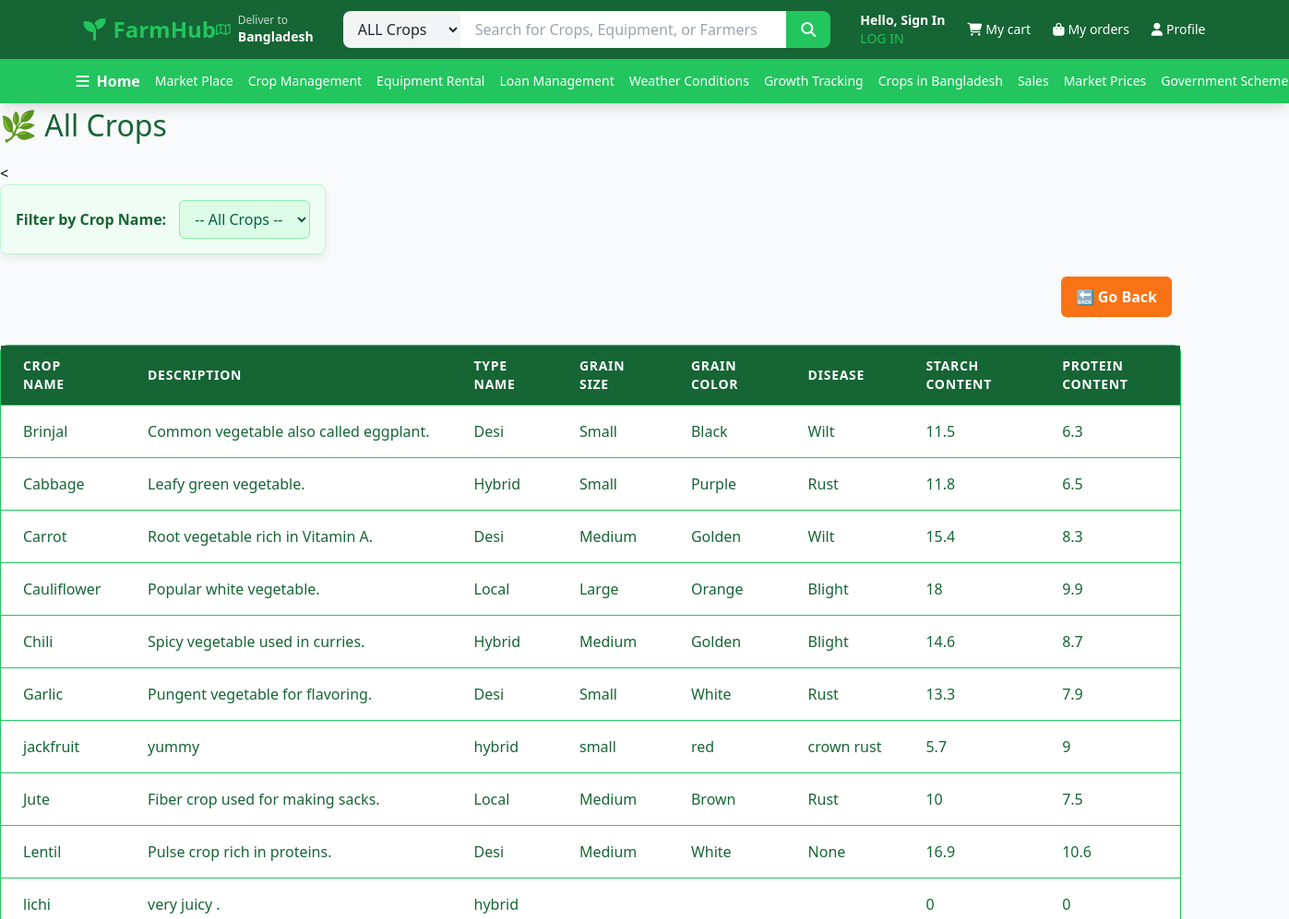
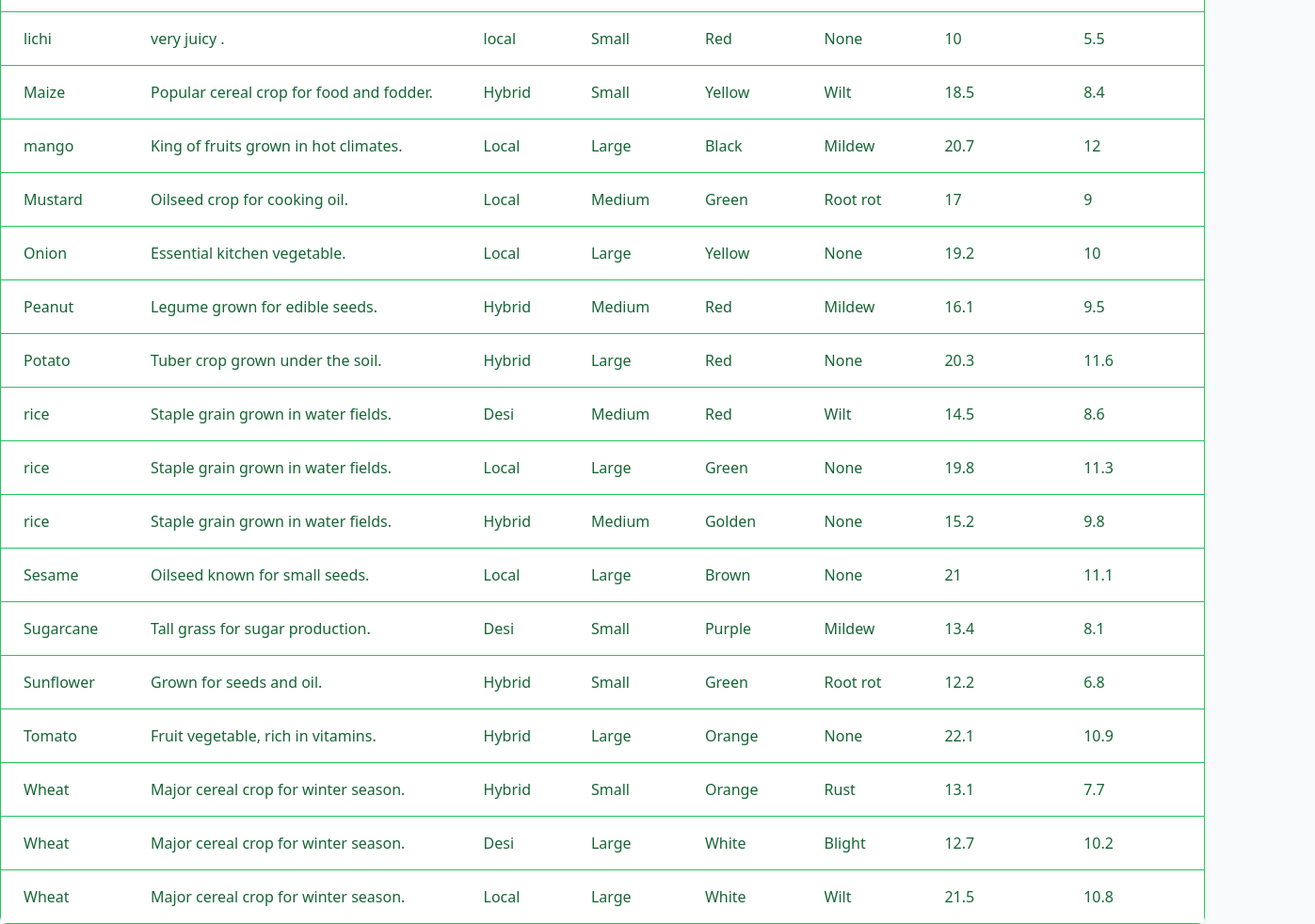
The page /typesofcrops.php on the database its author committed (2 pictures, top to bottom).
### tables this page shows
CREATE TABLE `crop_type` (
  `type_id` int(11) NOT NULL,
  `crop_id` int(11) NOT NULL,
  `type_name` varchar(50) NOT NULL,
  `species` varchar(100) NOT NULL,
  `price` double NOT NULL,
  `grain_size` varchar(50) NOT NULL,
  `grain_color` varchar(50) NOT NULL,
  `disease` varchar(255) NOT NULL,
  `strach_content` float NOT NULL,
  `protein_content` float NOT NULL
);

CREATE TABLE `crop` (
  `crop_id` int(11) NOT NULL,
  `c_name` varchar(50) NOT NULL,
  `season` varchar(50) DEFAULT NULL,
  `expected_yield` double DEFAULT NULL,
  `harvest_time` varchar(50) DEFAULT NULL,
  `c_desp` varchar(50) DEFAULT NULL
);

### typesofcrops.php (the view, shortened to what this page needs)
<?php
$hostname = 'localhost';
$username = 'naba';
$password = '12345';
$database = 'farmsystem';
$connection = mysqli_connect($hostname, $username, $password, $database);
$query = "
    SELECT c.c_name, c.season, c.expected_yield, c.harvest_time, c.c_desp,
           t.type_name, t.species, t.price, t.grain_color, t.grain_size,
           t.disease, t.strach_content, t.protein_content
    FROM crop AS c
    JOIN crop_type AS t ON c.crop_id = t.crop_id
";
$query .= " ORDER BY c.c_name";
$result = mysqli_query($connection, $query);
$crops_type_array = mysqli_fetch_all($result, MYSQLI_ASSOC);
?>
<!DOCTYPE html>
<html lang="en">
<head>
  <script src="https://cdn.tailwindcss.com"></script>
  <link
    rel="stylesheet"
    href="https://cdnjs.cloudflare.com/ajax/libs/font-awesome/6.7.2/css/all.min.css"
  />
</head>
<body class="bg-gray-50">
  <header class="bg-white shadow-lg sticky top-0 z-50">
    <div class="bg-farm-dark text-white">
      <div class="max-w-7xl mx-auto px-4 sm:px-6 lg:px-8">
        <div class="flex items-center justify-between h-16">
          <div class="flex items-center space-x-4">
            <div class="text-2xl font-bold text-farm-green">
              <i class="fas fa-seedling mr-2"></i>FarmHub
            </div>
          </div>
          <div class="hidden md:flex items-center space-x-2 text-sm">
            <i class="fa-regular fa-map text-farm-green"></i>
            <div>
              <p class="text-xs opacity-75">Deliver to</p>
              <p class="font-semibold">Bangladesh</p>
            </div>
          </div>
          <div class="flex-1 max-w-2xl mx-8">
            <div class="relative flex">
              <select
                class="bg-gray-100 text-gray-800 px-3 py-2 rounded-l-lg border-0 focus:ring-2 focus:ring-farm-green"
              >
                <option>ALL Crops</option>
              </select>
              <input
                type="text"
                placeholder="Search for Crops, Equipment, or Farmers"
                class="flex-1 px-4 py-2 text-gray-800 focus:outline-none focus:ring-2 focus:ring-farm-green"
              />
              <button
                class="bg-farm-green hover:bg-green-600 px-4 py-2 rounded-r-lg transition-colors"
              >
                <i class="fa-solid fa-magnifying-glass text-white"></i>
              </button>
            </div>
          </div>
          <div class="flex items-center space-x-6 text-sm">
            <?php if (isset($_SESSION['user_name'])) : ?>
            <div id="user-greeting">
              <p class="font-semibold">
                Hello, <?php echo htmlspecialchars($_SESSION['user_name']); ?>!
              </p>
              <a
                href="logout.php"
                class="text-farm-green hover:text-green-300 transition-colors"
                >LOG OUT</a
              >
            </div>
            <?php else : ?>
            <div id="sign-in-section">
              <a
                href="signup.php"
                class="font-semibold hover:text-farm-green transition-colors"
                >Hello, Sign In</a
              ><br />
              <a
                href="login.php"
                class="text-farm-green hover:text-green-300 transition-colors"
                >LOG IN</a
              >
            </div>
            <?php endif; ?>
            <a
              href="view_cart.php"
              class="flex items-center space-x-1 hover:text-farm-green transition-colors"
            >
              <i class="fa-solid fa-cart-shopping"></i>
              <span class="hidden md:inline">My cart</span>
            </a>
            <a
              href="#"
              class="flex items-center space-x-1 hover:text-farm-green transition-colors"
            >
              <i class="fa-solid fa-bag-shopping"></i>
              <span class="hidden md:inline">My orders</span>
            </a>
            <a
              href="userdashboard.php"
              class="flex items-center space-x-1 hover:text-farm-green transition-colors"
            >
              <i class="fa-solid fa-user"></i>
              <span class="hidden md:inline">Profile</span>
            </a>
          </div>
        </div>
      </div>
    </div>
    <nav class="bg-farm-green text-white">
      <div class="max-w-7xl mx-auto px-2 sm:px-4 lg:px-6">
        <div class="flex items-center justify-between h-12 w-full">
          <div class="flex items-center space-x-2 mr-4">
            <i class="fa-solid fa-bars text-base"></i>
            <span class="font-semibold text-base">
              <a
                href="index.php"
                class="hover:text-farm-light hover:text-[15px] transition-all duration-200"
                >Home</a
              >
            </span>
          </div>
          <div
            class="hidden md:flex flex-1 justify-end space-x-4 text-sm whitespace-nowrap"
          >
               <a
              href="marketlist.php"
              class="hover:text-farm-light hover:text-[15px] transition-all duration-200"
              >Market Place</a
            >
            <a
              href="cropman.php"
              class="hover:text-farm-light hover:text-[15px] transition-all duration-200"
              >Crop Management</a
            >
            <a
              href="rental.php"
              class="hover:text-farm-light hover:text-[15px] transition-all duration-200"
              >Equipment Rental</a
            >
            <a
              href="take_loan.php"
              class="hover:text-farm-light hover:text-[15px] transition-all duration-200"
              >Loan Management</a
            >
            <a
              href="weather.php"
              class="hover:text-farm-light hover:text-[15px] transition-all duration-200"
              >Weather Conditions</a
            >
            <a
              href="growthstage.php"
              class="hover:text-farm-light hover:text-[15px] transition-all duration-200"
              >Growth Tracking</a
            >
            <a
              href="cropsinbd.php"
              class="hover:text-farm-light hover:text-[15px] transition-all duration-200"
              >Crops in Bangladesh</a
            >
            <a
              href="Exp&Sell.php"
              class="hover:text-farm-light hover:text-[15px] transition-all duration-200"
              >Sales</a
            >
            <a
              href="mpman.php"
              class="hover:text-farm-light hover:text-[15px] transition-all duration-200"
              >Market Prices</a
            >
            <a
              href="govt.php"
              class="hover:text-farm-light hover:text-[15px] transition-all duration-200"
              >Government Schemes</a
            >
          </div>
        </div>
      </div>
    </nav>
  </header>
  <div>
  <div class="container">
    <h1 style="color: #166534; font-size: 2rem; margin-bottom: 1rem;">🌿 All Crops</h1>
<
<form method="GET" action="" style="
  background-color: #f0fdf4;
  border: 1px solid #bbf7d0;
  padding: 16px;
  border-radius: 8px;
  width: fit-content;
  box-shadow: 0 4px 8px rgba(22, 101, 52, 0.1);
  margin-bottom: 24px;
">
  <label for="crop_filter" style="font-weight: 600; color: #166534; margin-right: 10px;">
    Filter by Crop Name:
  </label>
  <select
    name="crop_filter"
    id="crop_filter"
    onchange="this.form.submit()"
    style="
      padding: 8px 12px;
      border: 1px solid #86efac;
      border-radius: 6px;
      background-color: #dcfce7;
      color: #065f46;
      font-weight: 500;
      transition: background-color 0.3s ease;
    "
    onmouseover="this.style.backgroundColor='#bbf7d0';"
    onmouseout="this.style.backgroundColor='#dcfce7';"
  >
    <option value="">-- All Crops --</option>
  </select>
</form>
    <div style="margin: 20px 0; text-align: right;">
  <a href="cropman.php"
     style="
       padding: 10px 16px;
       background-color: #f97316;
       color: white;
       text-decoration: none;
       border-radius: 6px;
       margin-right: 10px;
       font-weight: 600;
       transition: background-color 0.3s ease;
       display: inline-block;
     "
     onmouseover="this.style.backgroundColor='#fb923c';"
     onmouseout="this.style.backgroundColor='#f97316';"
  >
    🔙 Go Back
  </a>
</div>
<div style="display: flex; justify-content: center; margin-top: 30px;">
  <div class="rounded-lg shadow-md border border-farm-green bg-white" style="width: 100%;">
    <table class="min-w-full table-auto divide-y divide-farm-green">
      <thead class="bg-farm-header text-white">
        <tr>
          <th class="px-6 py-3 text-left text-sm font-semibold uppercase tracking-wider">Crop Name</th>
          <th class="px-6 py-3 text-left text-sm font-semibold uppercase tracking-wider">Description</th>
          <th class="px-6 py-3 text-left text-sm font-semibold uppercase tracking-wider">Type Name</th>
          <th class="px-6 py-3 text-left text-sm font-semibold uppercase tracking-wider">Grain Size</th>
          <th class="px-6 py-3 text-left text-sm font-semibold uppercase tracking-wider">Grain Color</th>
          <th class="px-6 py-3 text-left text-sm font-semibold uppercase tracking-wider">Disease</th>
          <th class="px-6 py-3 text-left text-sm font-semibold uppercase tracking-wider">Starch Content</th>
          <th class="px-6 py-3 text-left text-sm font-semibold uppercase tracking-wider">Protein Content</th>
        </tr>
      </thead>
      <tbody class="bg-white divide-y divide-farm-green">
        <?php foreach ($crops_type_array as $crop_row): ?>
          <tr class="hover:bg-farm-light transition-colors duration-200 cursor-pointer">
            <td class="px-6 py-4 whitespace-nowrap text-farm-dark font-medium"><?php echo htmlspecialchars($crop_row['c_name']); ?></td>
            <td class="px-6 py-4 whitespace-nowrap text-farm-dark max-w-xl truncate" title="<?php echo htmlspecialchars($crop_row['c_desp']); ?>">
              <?php echo htmlspecialchars($crop_row['c_desp']); ?>
            </td>
            <td class="px-6 py-4 whitespace-nowrap text-farm-dark"><?php echo htmlspecialchars($crop_row['type_name']); ?></td>
            <td class="px-6 py-4 whitespace-nowrap text-farm-dark"><?php echo htmlspecialchars($crop_row['grain_size']); ?></td>
            <td class="px-6 py-4 whitespace-nowrap text-farm-dark"><?php echo htmlspecialchars($crop_row['grain_color']); ?></td>
            <td class="px-6 py-4 whitespace-nowrap text-farm-dark"><?php echo htmlspecialchars($crop_row['disease']); ?></td>
            <td class="px-6 py-4 whitespace-nowrap text-farm-dark"><?php echo htmlspecialchars($crop_row['strach_content']); ?></td>
            <td class="px-6 py-4 whitespace-nowrap text-farm-dark"><?php echo htmlspecialchars($crop_row['protein_content']); ?></td>
          </tr>
        <?php endforeach; ?>
      </tbody>
    </table>
  </div>
</div>
</body>
</html>

### typesofcrops.php (style rules this page uses)
.bg-farm-header { background-color: #166534; }
.border-farm-green { border-color: #86efac; }
.text-farm-dark { color: #065f46; }
.divide-farm-green > :not([hidden]) ~ :not([hidden]) { border-color: #bbf7d0; }

### rows shown on the page
crop_type: crop.c_name "Brinjal", crop.c_desp "Common vegetable also called eggplant.", type_name "Desi", grain_size "Small", grain_color "Black", disease "Wilt", strach_content "11.5", protein_content "6.3"
crop_type: crop.c_name "Cabbage", crop.c_desp "Leafy green vegetable.", type_name "Hybrid", grain_size "Small", grain_color "Purple", disease "Rust", strach_content "11.8", protein_content "6.5"
crop_type: crop.c_name "Carrot", crop.c_desp "Root vegetable rich in Vitamin A.", type_name "Desi", grain_size "Medium", grain_color "Golden", disease "Wilt", strach_content "15.4", protein_content "8.3"
crop_type: crop.c_name "Cauliflower", crop.c_desp "Popular white vegetable.", type_name "Local", grain_size "Large", grain_color "Orange", disease "Blight", strach_content "18", protein_content "9.9"
crop_type: crop.c_name "Chili", crop.c_desp "Spicy vegetable used in curries.", type_name "Hybrid", grain_size "Medium", grain_color "Golden", disease "Blight", strach_content "14.6", protein_content "8.7"
crop_type: crop.c_name "Garlic", crop.c_desp "Pungent vegetable for flavoring.", type_name "Desi", grain_size "Small", grain_color "White", disease "Rust", strach_content "13.3", protein_content "7.9"
crop_type: crop.c_name "jackfruit", crop.c_desp "yummy", type_name "hybrid", grain_size "small", grain_color "red", disease "crown rust", strach_content "5.7", protein_content "9"
crop_type: crop.c_name "Jute", crop.c_desp "Fiber crop used for making sacks.", type_name "Local", grain_size "Medium", grain_color "Brown", disease "Rust", strach_content "10", protein_content "7.5"
crop_type: crop.c_name "Lentil", crop.c_desp "Pulse crop rich in proteins.", type_name "Desi", grain_size "Medium", grain_color "White", disease "None", strach_content "16.9", protein_content "10.6"
crop_type: crop.c_name "lichi", crop.c_desp "very juicy .", type_name "hybrid", strach_content "0", protein_content "0"
crop_type: crop.c_name "lichi", crop.c_desp "very juicy .", type_name "local", grain_size "Small", grain_color "Red", disease "None", strach_content "10", protein_content "5.5"
crop_type: crop.c_name "Maize", crop.c_desp "Popular cereal crop for food and fodder.", type_name "Hybrid", grain_size "Small", grain_color "Yellow", disease "Wilt", strach_content "18.5", protein_content "8.4"
crop_type: crop.c_name "mango", crop.c_desp "King of fruits grown in hot climates.", type_name "Local", grain_size "Large", grain_color "Black", disease "Mildew", strach_content "20.7", protein_content "12"
crop_type: crop.c_name "Mustard", crop.c_desp "Oilseed crop for cooking oil.", type_name "Local", grain_size "Medium", grain_color "Green", disease "Root rot", strach_content "17", protein_content "9"
crop_type: crop.c_name "Onion", crop.c_desp "Essential kitchen vegetable.", type_name "Local", grain_size "Large", grain_color "Yellow", disease "None", strach_content "19.2", protein_content "10"
crop_type: crop.c_name "Peanut", crop.c_desp "Legume grown for edible seeds.", type_name "Hybrid", grain_size "Medium", grain_color "Red", disease "Mildew", strach_content "16.1", protein_content "9.5"
crop_type: crop.c_name "Potato", crop.c_desp "Tuber crop grown under the soil.", type_name "Hybrid", grain_size "Large", grain_color "Red", disease "None", strach_content "20.3", protein_content "11.6"
crop_type: crop.c_name "rice", crop.c_desp "Staple grain grown in water fields.", type_name "Desi", grain_size "Medium", grain_color "Red", disease "Wilt", strach_content "14.5", protein_content "8.6"
crop_type: crop.c_name "rice", crop.c_desp "Staple grain grown in water fields.", type_name "Local", grain_size "Large", grain_color "Green", disease "None", strach_content "19.8", protein_content "11.3"
crop_type: crop.c_name "rice", crop.c_desp "Staple grain grown in water fields.", type_name "Hybrid", grain_size "Medium", grain_color "Golden", disease "None", strach_content "15.2", protein_content "9.8"
crop_type: crop.c_name "Sesame", crop.c_desp "Oilseed known for small seeds.", type_name "Local", grain_size "Large", grain_color "Brown", disease "None", strach_content "21", protein_content "11.1"
crop_type: crop.c_name "Sugarcane", crop.c_desp "Tall grass for sugar production.", type_name "Desi", grain_size "Small", grain_color "Purple", disease "Mildew", strach_content "13.4", protein_content "8.1"
crop_type: crop.c_name "Sunflower", crop.c_desp "Grown for seeds and oil.", type_name "Hybrid", grain_size "Small", grain_color "Green", disease "Root rot", strach_content "12.2", protein_content "6.8"
crop_type: crop.c_name "Tomato", crop.c_desp "Fruit vegetable, rich in vitamins.", type_name "Hybrid", grain_size "Large", grain_color "Orange", disease "None", strach_content "22.1", protein_content "10.9"
crop_type: crop.c_name "Wheat", crop.c_desp "Major cereal crop for winter season.", type_name "Hybrid", grain_size "Small", grain_color "Orange", disease "Rust", strach_content "13.1", protein_content "7.7"
crop_type: crop.c_name "Wheat", crop.c_desp "Major cereal crop for winter season.", type_name "Desi", grain_size "Large", grain_color "White", disease "Blight", strach_content "12.7", protein_content "10.2"
crop_type: crop.c_name "Wheat", crop.c_desp "Major cereal crop for winter season.", type_name "Local", grain_size "Large", grain_color "White", disease "Wilt", strach_content "21.5", protein_content "10.8"
